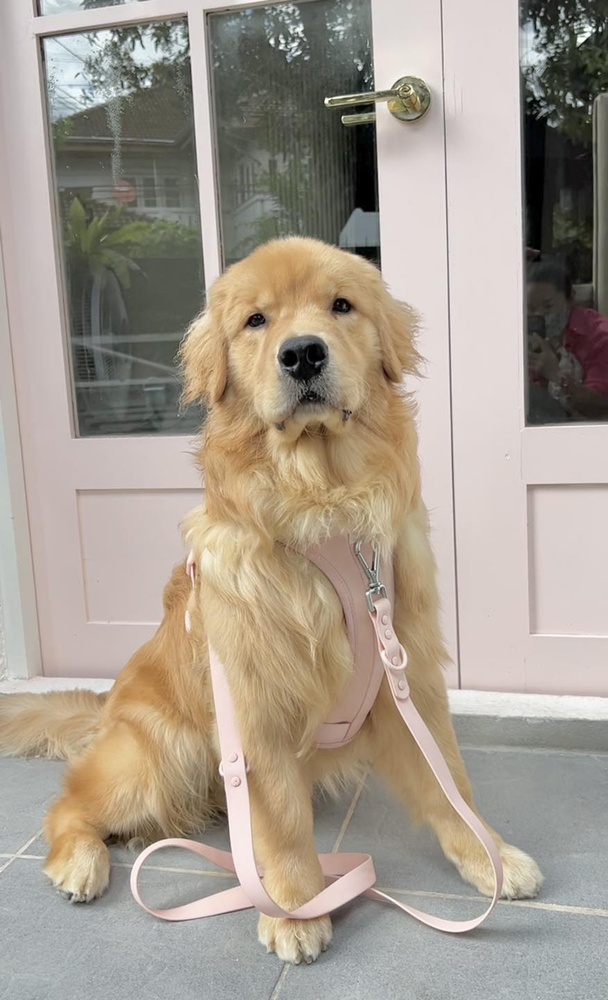
#> input picture source.jpg, 608 x 1000 px, shrunk from 1000 x 1644 before the run
$ python 1_filter_by_kernel.py
#> lines starting #> are read from the running program, lines starting #| are printed output that depends on the picture
import cv2
import numpy as np

# Replace 'source.jpg' with the path to your image file
image_path = 'source.jpg'

# Read the image
image = cv2.imread(image_path)
#> image is the input picture: shape (1000, 608, 3); mean B, G, R 143.2, 155.6, 165.3

# Define your custom 3x3 kernel
kernel_1 = np.array([[0, -1, 0],
                  [-1, 5, -1],
                  [0, -1, 0]], dtype=np.float32)

kernel_2 = np.array([[0.0625, 0.125, 0.0625],
                  [0.125, 0.25, 0.125],
                  [0.0625, 0.125, 0.0625]], dtype=np.float32)

# Apply the 2D convolution with the custom kernel
filtered_1= cv2.filter2D(image, -1, kernel_1)
filtered_2= cv2.filter2D(image, -1, kernel_2)

frame = np.hstack((filtered_1, image, filtered_2))
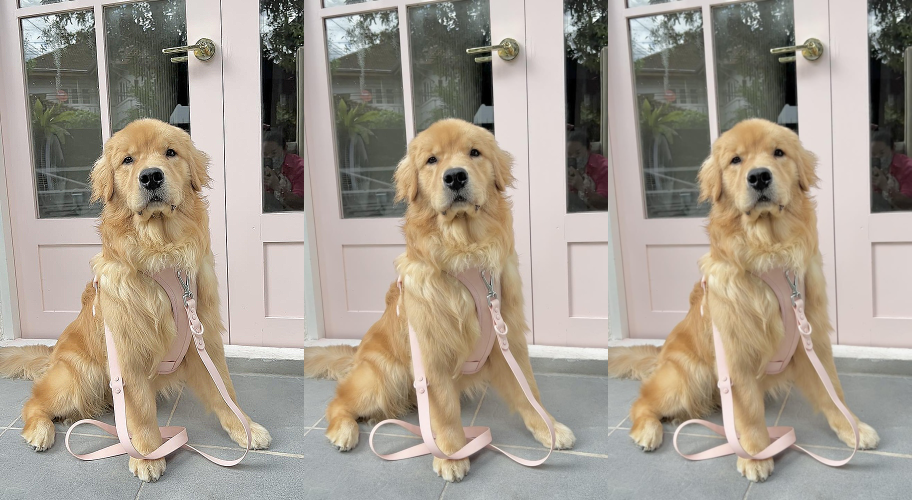
#> frame: shape (1000, 1824, 3) (shown at 1/2 size); mean B, G, R 143.2, 155.5, 165.2
# Display the frame
cv2.imshow('Image Frame', frame)
cv2.waitKey(0)
cv2.destroyAllWindows()
